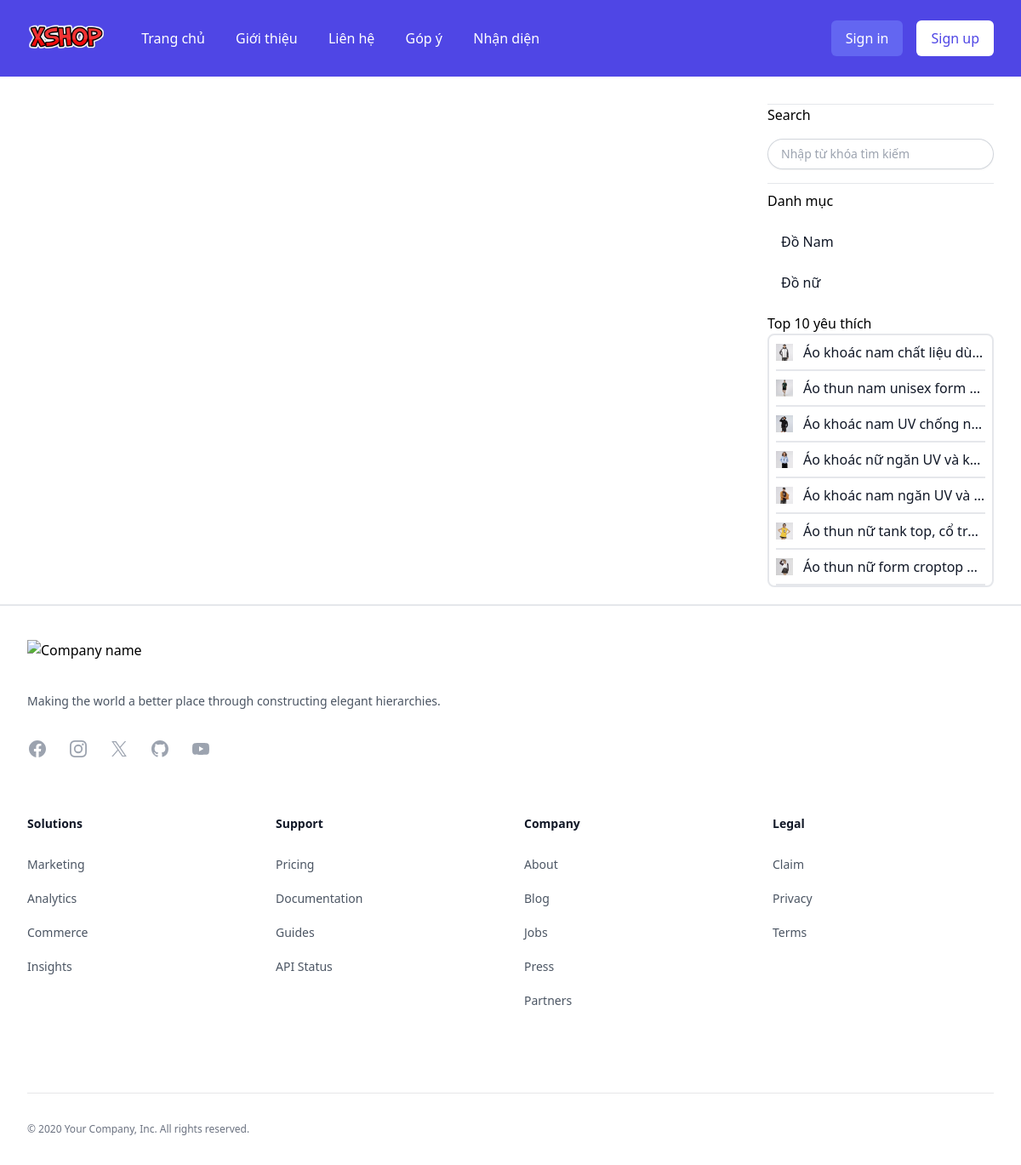
The page /site/hang_hoa/chi_tiet.php on the database its author committed.
### tables this page shows
CREATE TABLE IF NOT EXISTS `loai_hang` (
  `ma_loai` int NOT NULL AUTO_INCREMENT,
  `ten_loai` varchar(255) NOT NULL DEFAULT '0',
  PRIMARY KEY (`ma_loai`),
  UNIQUE KEY `ten_loai` (`ten_loai`)
);

CREATE TABLE IF NOT EXISTS `hang_hoa` (
  `ma_hh` int NOT NULL AUTO_INCREMENT,
  `ten_hh` varchar(255) NOT NULL DEFAULT '0',
  `don_gia` double(10,2) NOT NULL DEFAULT '0.00',
  `giam_gia` double(10,2) DEFAULT '0.00',
  `hinh` varchar(255) NOT NULL,
  `ngay_nhap` date NOT NULL,
  `mo_ta` text,
  `dac_biet` tinyint(1) NOT NULL DEFAULT '0',
  `luot_xem` int NOT NULL DEFAULT '0',
  `ma_loai` int NOT NULL DEFAULT '0',
  PRIMARY KEY (`ma_hh`),
  KEY `FK_hang_hoa_loai_hang` (`ma_loai`),
  CONSTRAINT `FK_hang_hoa_loai_hang` FOREIGN KEY (`ma_loai`) REFERENCES `loai_hang` (`ma_loai`)
);

### site/hang_hoa/chi_tiet.php (called while the page is built, shortened)
<?php
require_once("../../dao/hang_hoa.php");
require_once("../../dao/loai_hang.php");
require_once("../../dao/pdo.php");
$ds_loai_hang = loai_selectall();
$ds_hang_hoa_top_10 = hang_hoa_select_top10();
require("../layout.php");
?>

### dao/pdo.php (called while the page is built, shortened)
<?php
function pdo_get_connection()
{
    $servername = "localhost";
    $username = "root";
    $password = "";
    $db = "xxshop";
    try {
        $conn = new PDO("mysql:host=$servername;dbname=$db", $username, $password);
        $conn->setAttribute(PDO::ATTR_ERRMODE, PDO::ERRMODE_EXCEPTION);
        return $conn;
    } catch (PDOException $e) {
        echo "Connection failed: " . $e->getMessage();
    }
}
function qdo_query($sql)
{
    $sql_args = array_slice(func_get_args(), 1);
    try {
        $conn = pdo_get_connection();
        $stmt = $conn->prepare($sql);
        $stmt->execute($sql_args);
        $rows = $stmt->fetchAll();
        return $rows;
    } catch (PDOException $th) {
        throw $th;
    } finally {
        unset($conn);
    }
}
?>

### dao/loai_hang.php (called while the page is built, shortened)
<?php
require_once("pdo.php");
function loai_selectall()
{
    $sql = "SELECT * FROM loai_hang";
    return qdo_query($sql);
}
?>

### dao/hang_hoa.php (called while the page is built, shortened)
<?php
require_once("pdo.php");
function hang_hoa_select_top10()
{
    $sql = "SELECT * FROM hang_hoa ORDER BY luot_xem DESC LIMIT 10";
    return qdo_query($sql);
}
?>

### site/danh_muc.php (the view, shortened to what this page needs)
<div class="mt-4 border-t border-gray-200">
    <form action="/site/hang_hoa/liet_ke.php" class="border-b pb-4 border-gray-200">
        <span class="mb-4 block">Search</span>
        <input type="text" name="kyw" id="kyw"
            class="block w-full rounded-full border-0 focus-visible:out-line-none px-4 py-1.5 text-gray-900 shadow-sm ring-1 ring-inset ring-gray-300 placeholder:text-gray-400 focus:ring-2 focus-visible:ring-0 focus:ring-inset focus:ring-indigo-600 sm:text-sm sm:leading-6"
            placeholder="Nhập từ khóa tìm kiếm">
    </form>
    <h3 class=" mt-2">Danh mục</h3>
    <ul role="list" class="px-2 py-3 font-medium text-gray-900">
        <?php
        foreach ($ds_loai_hang as $value) {
            echo "<li>";
            echo "<a href='../hang_hoa/liet_ke.php?ma_loai=" . $value["ma_loai"] . "' class='block px-2 py-3'>" . $value["ten_loai"] . "</a>";
            echo "</li>";
        }
        ?>
    </ul>
    <div>
        <h3>Top 10 yêu thích</h3>
        <ul role="list" class="px-2 border-2 rounded-lg font-medium text-gray-900">
            <?php
            foreach ($ds_hang_hoa_top_10 as $value) {
                echo "<li class='border-b-2 border-gray block'>";
                echo "<a class='flex items-center py-2' href='../hang_hoa/chi_tiet.php?ma_hh=" . $value["ma_hh"] . "' class='block px-2 py-3'>
                    <img class='w-[20px] h-[20px]' src='/upload/" . $value["hinh"] . "' />
                    <p class='ml-3 example_text'>" . $value["ten_hh"] . "</p>
                </a>";
                echo "</li>";
            }
            ?>
        </ul>
    </div>
</div>

### site/layout.php (style rules this page uses)
.example_text { white-space: nowrap; overflow: hidden; text-overflow: ellipsis; }

### site/danh_muc.php (style rules this page uses)
.example_text { white-space: nowrap; overflow: hidden; text-overflow: ellipsis; }

### rows shown on the page
loai_hang: ten_loai "Đồ Nam"
loai_hang: ten_loai "Đồ nữ"
hang_hoa: hinh (picture), ten_hh "Áo khoác nam chất liệu dù…"
hang_hoa: hinh (picture), ten_hh "Áo thun nam unisex form…"
hang_hoa: hinh (picture), ten_hh "Áo khoác nam UV chống n…"
hang_hoa: hinh (picture), ten_hh "Áo khoác nữ ngăn UV và k…"
hang_hoa: hinh (picture), ten_hh "Áo khoác nam ngăn UV và…"
hang_hoa: hinh (picture), ten_hh "Áo thun nữ tank top, cổ tr…"
hang_hoa: hinh (picture), ten_hh "Áo thun nữ form croptop…"
